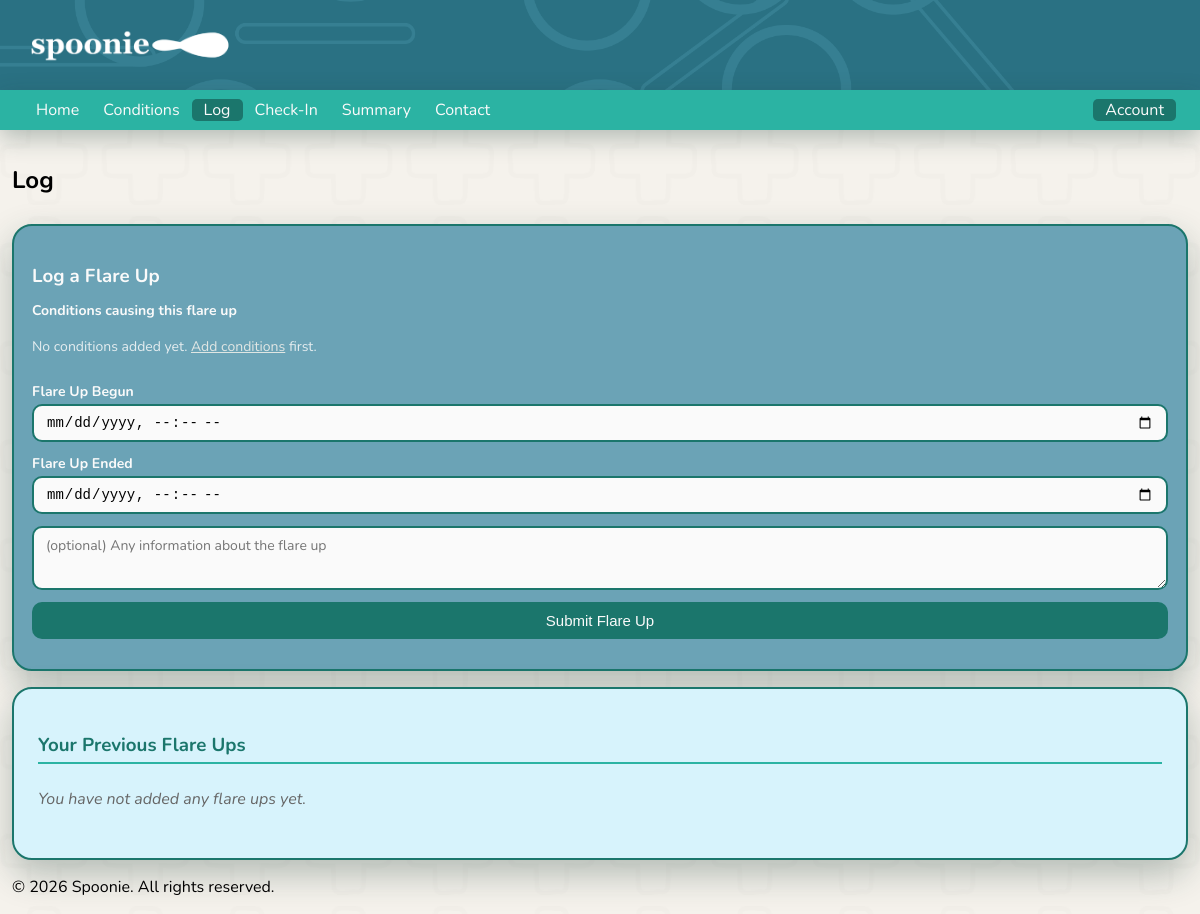
The page /log (signed in) on the database as committed earlier.
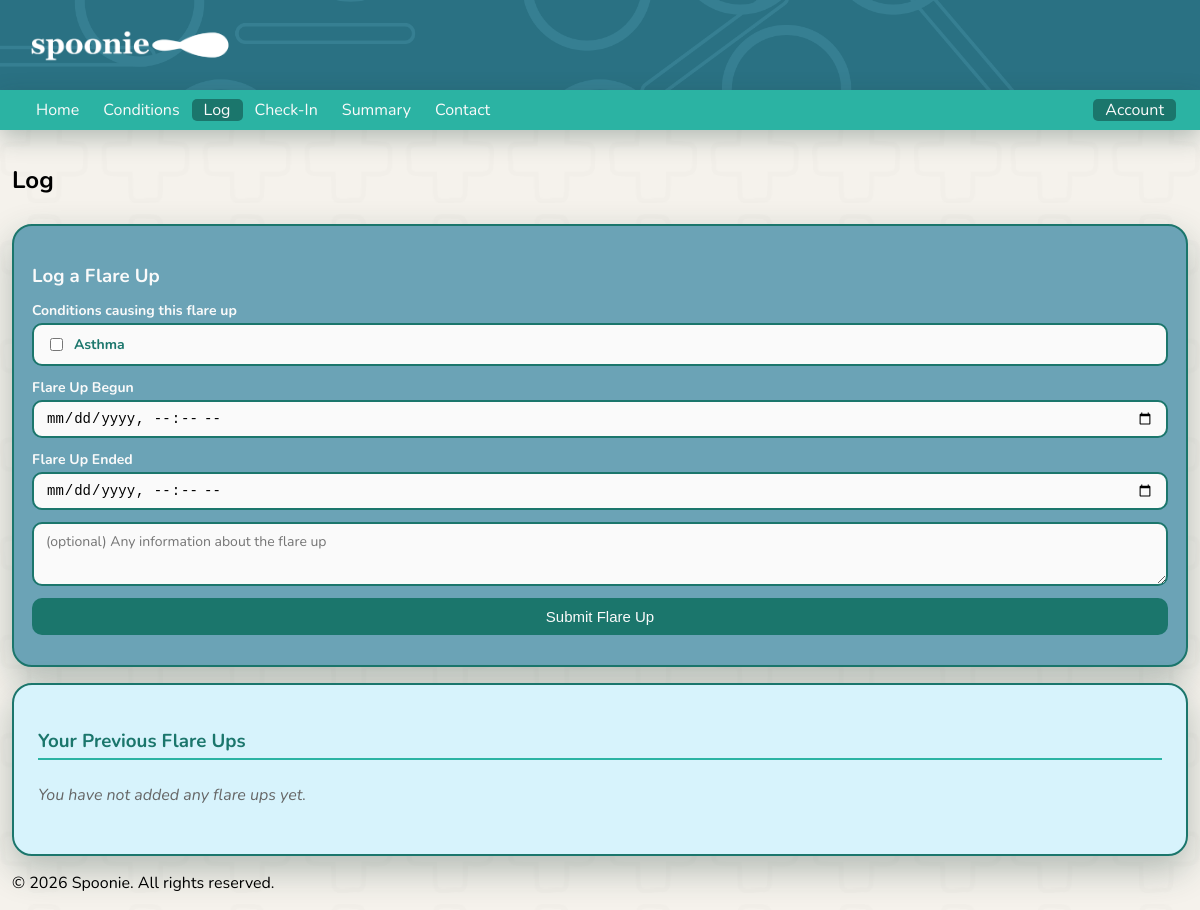
The same page on the database as committed later.
### tables this page shows
CREATE TABLE conditions (
        id INTEGER PRIMARY KEY AUTOINCREMENT,
        user_id INTEGER NOT NULL,
        condition_name TEXT NOT NULL,
        triggers TEXT NULL,
        created_at TIMESTAMP DEFAULT CURRENT_TIMESTAMP, important_information TEXT NULL,
        FOREIGN KEY (user_id) REFERENCES users(id)
    );

### app.py (the view, shortened to what this page needs)
@app.route('/log')
def log():
    user_logs = []
    user_conditions = []
    if session.get('user_id'):
        conn = get_user_conn()
        cursor = conn.cursor()
        cursor.execute(
            'SELECT id, begin_time, end_time, flareup_comment FROM flare_ups WHERE user_id = ?',
            (session['user_id'],)
        )
        rows = cursor.fetchall()
        flare_up_ids = [row[0] for row in rows]
        conditions_name_map = {}
        conditions_id_map = {}
        user_logs = [(row[0], row[1], row[2], row[3] or '', conditions_name_map.get(row[0], []), conditions_id_map.get(row[0], [])) for row in rows]
        cursor.execute(
            'SELECT id, condition_name FROM conditions WHERE user_id = ?',
            (session['user_id'],)
        )
        user_conditions = cursor.fetchall()
        conn.close()
    return render_template('log.html', user_logs=user_logs, user_conditions=user_conditions)

### app.py (called while the page is built)
@app.after_request
def set_security_headers(response):
    response.headers['X-Frame-Options'] = 'DENY'
    response.headers['X-Content-Type-Options'] = 'nosniff'
    response.headers['X-XSS-Protection'] = '1; mode=block'
    response.headers['Referrer-Policy'] = 'strict-origin-when-cross-origin'
    response.headers['Strict-Transport-Security'] = 'max-age=31536000; includeSubDomains'
    return response

def get_user_conn():
    return sqlite3.connect(USER_DB)

### templates/log.html (shortened to what the changed rows need)
<!DOCTYPE html>
<html lang="en">
<head>
    <link rel="stylesheet" href="/static/style.css">
</head>
<body class="index_page">
    <main>
        <section>
            <h2 class="topPageHeadings">Log</h2>
        </section>
        <div class="add_log_display">
            <form method="post" action="log_flareups">
                <div class="log-form-group">
                    <label>Conditions causing this flare up</label>
                    {% if user_conditions %}
                    <div class="condition-checkboxes">
                        {% for cid, cname in user_conditions %}
                        <label class="condition-checkbox-label">
                            <input type="checkbox" name="condition_ids" value="{{ cid }}">
                            {{ cname }}
                        </label>
                        {% endfor %}
                    </div>
                    {% else %}
                    <p class="no-conditions-note">No conditions added yet. <a href="/conditions">Add conditions</a> first.</p>
                    {% endif %}
                </div>
            </form>
        </div>
    </main>
</body>
</html>

Rows that differ between the two databases and show on the page:
added conditions: condition_name "Asthma"
Other text that changed with them:
text no longer shown: "No conditions added yet. Add conditions first."
